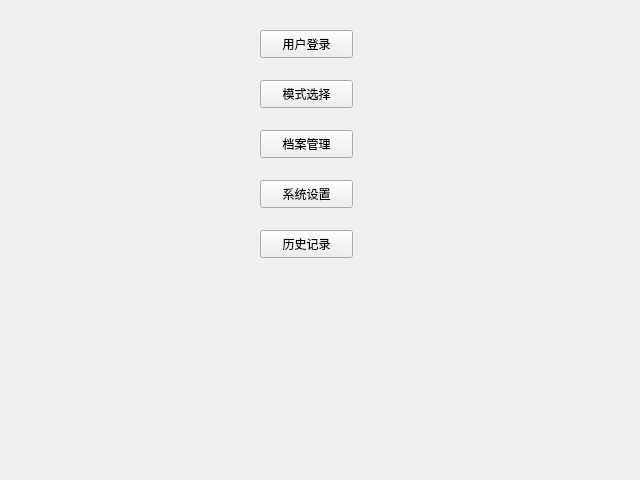
<?xml version="1.0" encoding="UTF-8"?>
<ui version="4.0">
 <class>MenuWidget</class>
 <widget class="QWidget" name="MenuWidget">
  <property name="geometry">
   <rect>
    <x>0</x>
    <y>0</y>
    <width>640</width>
    <height>480</height>
   </rect>
  </property>
  <property name="windowTitle">
   <string>Form</string>
  </property>
  <widget class="QPushButton" name="modeselectButton">
   <property name="geometry">
    <rect>
     <x>260</x>
     <y>80</y>
     <width>93</width>
     <height>28</height>
    </rect>
   </property>
   <property name="text">
    <string>模式选择</string>
   </property>
  </widget>
  <widget class="QPushButton" name="addButton">
   <property name="geometry">
    <rect>
     <x>260</x>
     <y>30</y>
     <width>93</width>
     <height>28</height>
    </rect>
   </property>
   <property name="text">
    <string>用户登录</string>
   </property>
  </widget>
  <widget class="QPushButton" name="historyButton">
   <property name="geometry">
    <rect>
     <x>260</x>
     <y>230</y>
     <width>93</width>
     <height>28</height>
    </rect>
   </property>
   <property name="text">
    <string>历史记录</string>
   </property>
  </widget>
  <widget class="QPushButton" name="filesButton">
   <property name="geometry">
    <rect>
     <x>260</x>
     <y>130</y>
     <width>93</width>
     <height>28</height>
    </rect>
   </property>
   <property name="text">
    <string>档案管理</string>
   </property>
  </widget>
  <widget class="QPushButton" name="settingsButton">
   <property name="geometry">
    <rect>
     <x>260</x>
     <y>180</y>
     <width>93</width>
     <height>28</height>
    </rect>
   </property>
   <property name="text">
    <string>系统设置</string>
   </property>
  </widget>
 </widget>
 <resources/>
 <connections/>
</ui>
